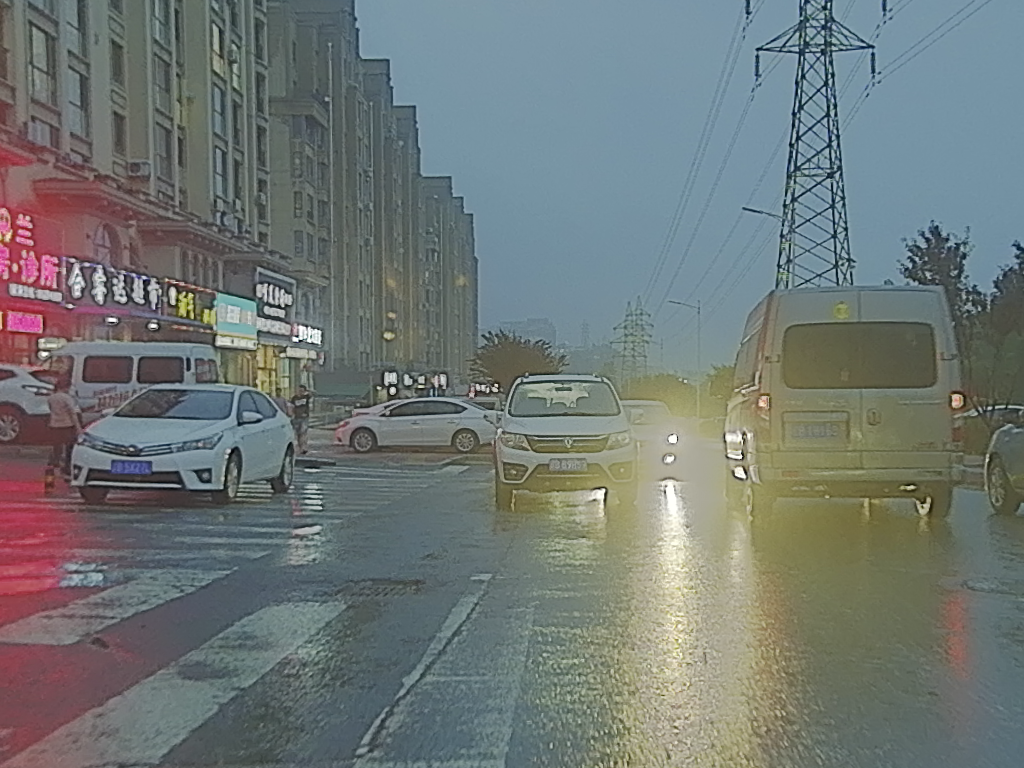
#> input picture img/vis/00000.png, 1024 x 768 px
$ python -i infer_single_rknn.py   (imports and definitions only)
#> lines starting #> are read from the running program, lines starting #| are printed output that depends on the picture
import cv2
import numpy as np
from rknnlite.api import RKNNLite
import argparse

# 你的 6 个类别
CLASSES = ['car', 'truck', 'bus', 'van', 'freight_car', 'people']

def preprocess_single(img_path, modality='rgb', img_size=(640, 640)):
    """
    单模态预处理: 自动用 0 补齐缺失的 3 个通道
    modality: 'rgb' 或 'ir'
    """
#> called with img_path = '../img/vis/00000.png', modality = 'rgb', img_size = (640, 640)
    img = cv2.imread(img_path)
#> img is the input picture: shape (768, 1024, 3); mean B, G, R 117.4, 119.3, 112.1
    if img is None:
        raise ValueError(f"图片加载失败: {img_path}")

    orig_h, orig_w = img.shape[:2]
#> orig_h = 768; orig_w = 1024

    # 处理有效输入的图片
    img_640 = cv2.resize(img, img_size)
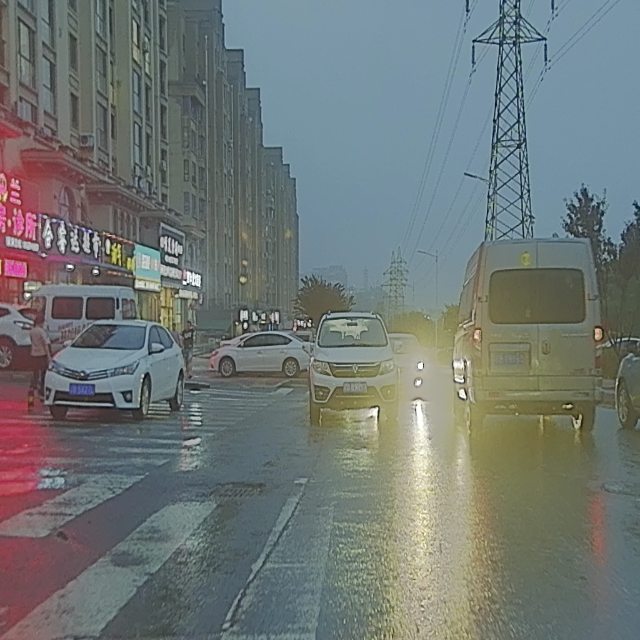
#> img_640: shape (640, 640, 3); mean B, G, R 117.3, 119.2, 112
    img_640 = cv2.cvtColor(img_640, cv2.COLOR_BGR2RGB)
    valid_chw = img_640.transpose(2, 0, 1) # (3, 640, 640)

    # 创建全 0 的假图用于补位
    zero_chw = np.zeros((3, img_size[0], img_size[1]), dtype=np.uint8)

    # 按 6 通道顺序拼接 (RGB在前，IR在后)

    # --- 修改这段拼接逻辑 (方法三：灰度伪造法) ---
    if modality == 'rgb':
        # 1. 将可见光转为单通道灰度图，剥离色彩信息
        gray = cv2.cvtColor(img_640, cv2.COLOR_RGB2GRAY)
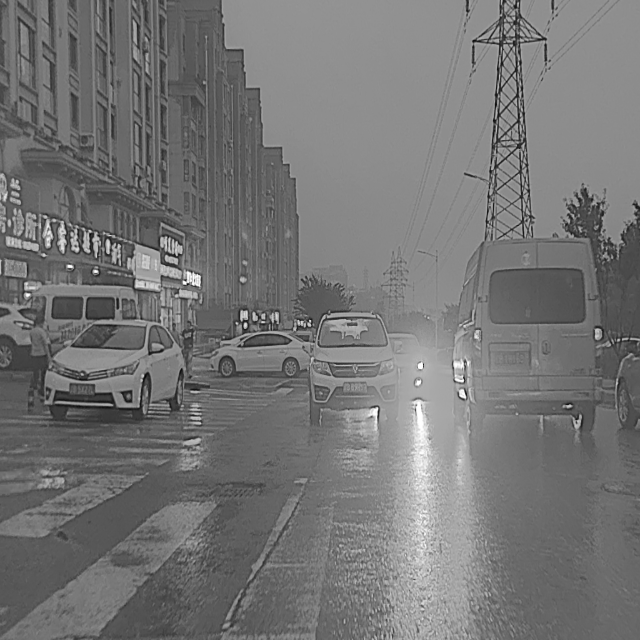
#> gray: shape (640, 640); min 3, max 255, mean 116.9
        # 2. 将单通道灰度图重新叠回 3 通道 (因为网络需要 3 个红外通道)
        pseudo_ir_640 = cv2.cvtColor(gray, cv2.COLOR_GRAY2RGB)
        pseudo_ir_chw = pseudo_ir_640.transpose(2, 0, 1)

        # 3. 拼接: 真实的 RGB + 伪造的灰度 IR
        img_6ch = np.concatenate((valid_chw, pseudo_ir_chw), axis=0)

    elif modality == 'ir':
        # 如果只有红外图，情况更好办一点，因为红外本来就没有颜色
        # 把红外图复制给 RGB 通道，相当于网络看到了一张“褪色”的可见光图
        img_6ch = np.concatenate((valid_chw, valid_chw), axis=0)

    # 增加 Batch 维度，并强制转为 float32
    input_data = np.expand_dims(img_6ch, axis=0).astype(np.float32)

    return input_data, img, orig_w, orig_h

# [55 lines left out: functions postprocess, main, not called in this run]

# [2 lines not run here, left out]

>>> result = preprocess_single('../img/vis/00000.png')
